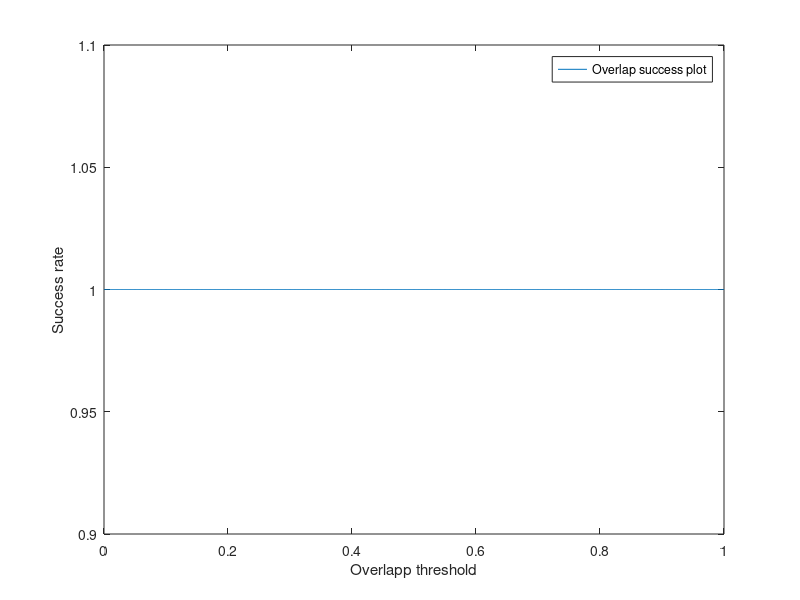

MATLAB code for this plot:
%% Intersection over union (overlap ratio) of circles
% This code computes overlap (intersection over union) of two circles, counts number of true positives, false positives and false negatives as well as 
% it computes recall, precision, F1-score and area-under-curve (AUC). It also plots success rate at different overlap threshold ranging from 0 to 1. 
% From this overlap success plot, we computed the AUC. The detection quality is measured using mainly AUC and also using F1-score (F-score or F-measure).

% This example is a function with the main body at the top and helper routines in the form of nested functions below.
function IntersectionOverUnion_circle()  % Parent function

% Example
circle1 = [10.0, 10.0, 6.0];
circle2 = [8.0, 8.0, 8.0];

iou = circle_intersection_over_union(circle1, circle2);
disp(['Example: ', num2str(iou)])


% ========== Compute Recall, Precision, F1_score  and AUC ==============================================================

% This example is just for two frames ------ Can be extended for as many frames as we want!
% Here zero-padding may be necessary to make equal matrix dimensions
groundtruth1 = [8, 8, 6; 16, 16, 8; 30, 30, 10]; % For frame 1
detections1 = [10, 10, 6; 20, 20, 8; 5, 5, 4; 40, 30, 12];

groundtruth2 = [8, 8, 6; 16, 16, 8; 30, 30, 10];  % For frame 2
detections2 = [10, 10, 6; 20, 20, 8; 16, 16, 10; 40, 30, 12];

N_frames = 2;
dim1_det = max(size(detections1,1), size(detections2,1));
dim2_det = max(size(detections1,2), size(detections2,2));

dim1_gt = max(size(groundtruth1,1), size(groundtruth2,1));
dim2_gt = max(size(groundtruth1,2), size(groundtruth2,2));

groundtruth_total = zeros(dim1_gt,dim2_gt, N_frames); % combine all groundtruths of all frames, in this case 2 frames
groundtruth_total(:,:,1) = groundtruth1;
groundtruth_total(:,:,2) = groundtruth2;

detections_total = zeros(dim1_det,dim2_det, N_frames); % combine all detections of all frames, in this case 2 frames
detections_total(:,:,1) = detections1;
detections_total(:,:,2) = detections2;

detections_iou_total = [];
groundTruth_iou_total = [];
for d = 1:size(groundtruth_total, 3) % for each frame d
    detections_d = detections_total(:,:,d);
    groundtruth_d = groundtruth_total(:,:,d);
    detection_groundtruth_iou = zeros(length(detections_d), length(groundtruth_d));
    for gt = 1: length(groundtruth_d)
       for dt = 1:length(detections_d)
          det_circle = detections_d(dt,:);
          gt_circle = groundtruth_d(gt,:);
          iou = circle_intersection_over_union(det_circle, gt_circle);
          detection_groundtruth_iou(dt,gt) = iou;
       end 
    end
    sprintf('detection_groundtruth_iou: %s', num2str(detection_groundtruth_iou));
    detections_iou = max(detection_groundtruth_iou,1);
    groundTruth_iou = max(detection_groundtruth_iou,0);
    sprintf('detections_iou: %s', num2str(detections_iou));
    sprintf('groundtruth_iou: %s', num2str(groundTruth_iou));
    detections_iou_total = [detections_iou_total detections_iou];
    groundTruth_iou_total = [groundTruth_iou_total groundTruth_iou];
end

sprintf('detections_iou_total: %s', num2str(detections_iou_total));
sprintf('groundTruth_iou_total: %s', num2str(groundTruth_iou_total));

TP = detections_iou_total(find(detections_iou_total >= 0.5)) % True positive
TP_num = length(TP)
FP = detections_iou_total(find(detections_iou_total < 0.5)) % False positive
FP_num = length(FP)
FN = groundTruth_iou_total(find(groundTruth_iou_total < 0.5)) % False negative (miss-detections)
FN_num = length(FN)

Recall = TP_num/(TP_num + FN_num) % Recall or Sensitivity
Precision = TP_num/(TP_num + FP_num) % Precision
F1_score= 2*Precision*Recall/(Precision + Recall) % ..............This is a good measure.

sprintf('TP_num: %s', num2str(TP_num))
sprintf('FP_num: %s', num2str(FP_num))
sprintf('FN_num: %s', num2str(FN_num))
sprintf('Recall: %s', num2str(Recall))
sprintf('Precision: %s', num2str(Precision))
sprintf('F1_score: %s', num2str(F1_score))

% Plot Success rate
threshold_list = []
Success_num_list = []
for i = 0:0.001:1
    threshold_i = i;
    Success = detections_iou(find(detections_iou  >= threshold_i)); % True positive
    Success_num = length(Success);
    threshold_list = [threshold_list threshold_i];
    Success_num_list = [Success_num_list Success_num];
end

Success_max = max(Success_num_list);
Success_rate =  Success_num_list/Success_max;
sprintf('threshold_list: %s', num2str(threshold_list));
sprintf('Success_rate: %s', num2str(Success_rate));

% Compute Area Under Curve (AUC)
% auc = trapz(Success_rate, threshold_list, 0.001, axis== 0); % .........This is the most quantitative measure to be used!
% auc = trapz(Success_rate, threshold_list, 0.001, axis== 0); % .........This is the most quantitative measure to be used!
% print('Area under curve; ', auc)

figure, plot(threshold_list,Success_rate)  % For visual viewing, from which AUC is computed
ylabel('Success rate')
xlabel('Overlapp threshold')
legend('Overlap success plot');

% This function computes overlap (intersection over union) of two circles
    function overlapRatio = circle_intersection_over_union(circle1, circle2)   % Nested function

        % The format of the circles is (either detection or ground truth) is [xc, yc, r]
        x1 = circle1(1);  y1 = circle1(2); r1 = circle1(3);
        x2 = circle2(1); y2 = circle2(2); r2 = circle2(3);
        d2 = (x2 - x1).^2 + (y2 - y1).^2;
        d = sqrt(d2);
        t = ((r1 + r2)^2 - d2) * (d2 - (r2 - r1)^2);
        if t > 0  % The circles overlap
           intersectArea = r1^2 * acos((r1^2 - r2^2 + d2) / (2 * d * r1)) +r2^2 * acos((r2^2 - r1^2 + d2) / (2 * d * r2)) -1 / 2 * sqrt(t);
        elseif d > r1 + r2 % The circles are disjoint
           intersectArea = 0;
        else % One circle is contained entirely within the other
           intersectArea = pi * min(r1, r2)^2;
        end
        circle1Area = pi*r1^2;
        circle2Area = pi*r2^2;

        % Divide the intersection by union of bboxA and bboxB: bboxA U bboxB = bboxA +  bboxB - intersectAB
        overlapRatio = intersectArea / (circle1Area + circle2Area - intersectArea);

        % Return the intersection over union value
    end

end
   
   
   
